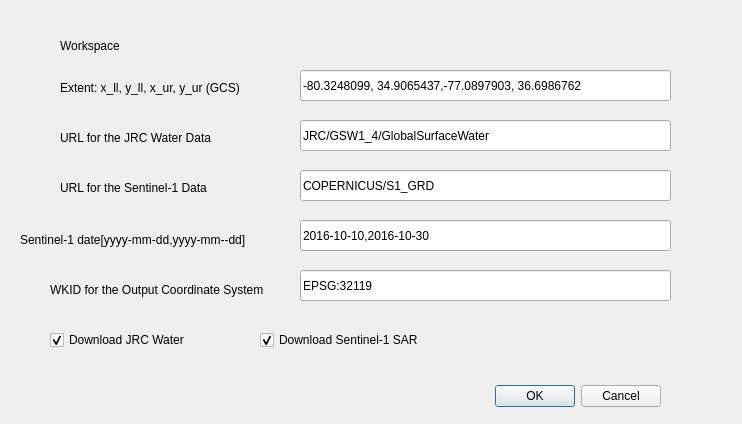
<?xml version="1.0" encoding="UTF-8"?>
<ui version="4.0">
 <class>SARFloodATDialogBase</class>
 <widget class="QDialog" name="SARFloodATDialogBase">
  <property name="geometry">
   <rect>
    <x>0</x>
    <y>0</y>
    <width>742</width>
    <height>424</height>
   </rect>
  </property>
  <property name="windowTitle">
   <string>Get data from Gee</string>
  </property>
  <widget class="QDialogButtonBox" name="button_box">
   <property name="geometry">
    <rect>
     <x>320</x>
     <y>380</y>
     <width>341</width>
     <height>32</height>
    </rect>
   </property>
   <property name="orientation">
    <enum>Qt::Horizontal</enum>
   </property>
   <property name="standardButtons">
    <set>QDialogButtonBox::Cancel|QDialogButtonBox::Ok</set>
   </property>
  </widget>
  <widget class="QgsFileWidget" name="mQgsFileWidget">
   <property name="geometry">
    <rect>
     <x>300</x>
     <y>0</y>
     <width>301</width>
     <height>81</height>
    </rect>
   </property>
   <property name="storageMode">
    <enum>QgsFileWidget::GetDirectory</enum>
   </property>
  </widget>
  <widget class="QLabel" name="label">
   <property name="geometry">
    <rect>
     <x>60</x>
     <y>30</y>
     <width>91</width>
     <height>31</height>
    </rect>
   </property>
   <property name="text">
    <string>Workspace</string>
   </property>
  </widget>
  <widget class="QLabel" name="label_2">
   <property name="geometry">
    <rect>
     <x>60</x>
     <y>80</y>
     <width>211</width>
     <height>16</height>
    </rect>
   </property>
   <property name="text">
    <string>Extent: x_ll, y_ll, x_ur, y_ur (GCS)</string>
   </property>
  </widget>
  <widget class="QLineEdit" name="mSExtent">
   <property name="geometry">
    <rect>
     <x>300</x>
     <y>70</y>
     <width>371</width>
     <height>31</height>
    </rect>
   </property>
   <property name="text">
    <string>-80.3248099, 34.9065437,-77.0897903, 36.6986762</string>
   </property>
  </widget>
  <widget class="QLineEdit" name="lineEdit_2">
   <property name="geometry">
    <rect>
     <x>300</x>
     <y>120</y>
     <width>371</width>
     <height>31</height>
    </rect>
   </property>
   <property name="text">
    <string>JRC/GSW1_4/GlobalSurfaceWater</string>
   </property>
  </widget>
  <widget class="QLabel" name="label_3">
   <property name="geometry">
    <rect>
     <x>60</x>
     <y>130</y>
     <width>211</width>
     <height>16</height>
    </rect>
   </property>
   <property name="text">
    <string>URL for the JRC Water Data</string>
   </property>
  </widget>
  <widget class="QLineEdit" name="lineEdit_3">
   <property name="geometry">
    <rect>
     <x>300</x>
     <y>170</y>
     <width>371</width>
     <height>31</height>
    </rect>
   </property>
   <property name="text">
    <string>COPERNICUS/S1_GRD</string>
   </property>
  </widget>
  <widget class="QLabel" name="label_4">
   <property name="geometry">
    <rect>
     <x>60</x>
     <y>180</y>
     <width>211</width>
     <height>16</height>
    </rect>
   </property>
   <property name="text">
    <string>URL for the Sentinel-1 Data</string>
   </property>
  </widget>
  <widget class="QLineEdit" name="mSDate">
   <property name="geometry">
    <rect>
     <x>300</x>
     <y>220</y>
     <width>371</width>
     <height>31</height>
    </rect>
   </property>
   <property name="text">
    <string>2016-10-10,2016-10-30</string>
   </property>
  </widget>
  <widget class="QLabel" name="label_5">
   <property name="geometry">
    <rect>
     <x>20</x>
     <y>230</y>
     <width>251</width>
     <height>20</height>
    </rect>
   </property>
   <property name="text">
    <string>Sentinel-1 date[yyyy-mm-dd,yyyy-mm--dd]</string>
   </property>
  </widget>
  <widget class="QLabel" name="label_6">
   <property name="geometry">
    <rect>
     <x>50</x>
     <y>280</y>
     <width>251</width>
     <height>20</height>
    </rect>
   </property>
   <property name="text">
    <string>WKID for the Output Coordinate System</string>
   </property>
  </widget>
  <widget class="QLineEdit" name="mSWKID">
   <property name="geometry">
    <rect>
     <x>300</x>
     <y>270</y>
     <width>371</width>
     <height>31</height>
    </rect>
   </property>
   <property name="text">
    <string>EPSG:32119</string>
   </property>
  </widget>
  <widget class="QCheckBox" name="bDownloadJRC">
   <property name="geometry">
    <rect>
     <x>50</x>
     <y>330</y>
     <width>171</width>
     <height>20</height>
    </rect>
   </property>
   <property name="text">
    <string>Download JRC Water</string>
   </property>
   <property name="checked">
    <bool>true</bool>
   </property>
  </widget>
  <widget class="QCheckBox" name="bDownloadS1">
   <property name="geometry">
    <rect>
     <x>260</x>
     <y>330</y>
     <width>181</width>
     <height>20</height>
    </rect>
   </property>
   <property name="text">
    <string>Download Sentinel-1 SAR</string>
   </property>
   <property name="checked">
    <bool>true</bool>
   </property>
  </widget>
 </widget>
 <customwidgets>
  <customwidget>
   <class>QgsFileWidget</class>
   <extends>QWidget</extends>
   <header>qgsfilewidget.h</header>
  </customwidget>
 </customwidgets>
 <resources/>
 <connections>
  <connection>
   <sender>button_box</sender>
   <signal>accepted()</signal>
   <receiver>SARFloodATDialogBase</receiver>
   <slot>accept()</slot>
   <hints>
    <hint type="sourcelabel">
     <x>20</x>
     <y>20</y>
    </hint>
    <hint type="destinationlabel">
     <x>20</x>
     <y>20</y>
    </hint>
   </hints>
  </connection>
  <connection>
   <sender>button_box</sender>
   <signal>rejected()</signal>
   <receiver>SARFloodATDialogBase</receiver>
   <slot>reject()</slot>
   <hints>
    <hint type="sourcelabel">
     <x>20</x>
     <y>20</y>
    </hint>
    <hint type="destinationlabel">
     <x>20</x>
     <y>20</y>
    </hint>
   </hints>
  </connection>
 </connections>
</ui>
